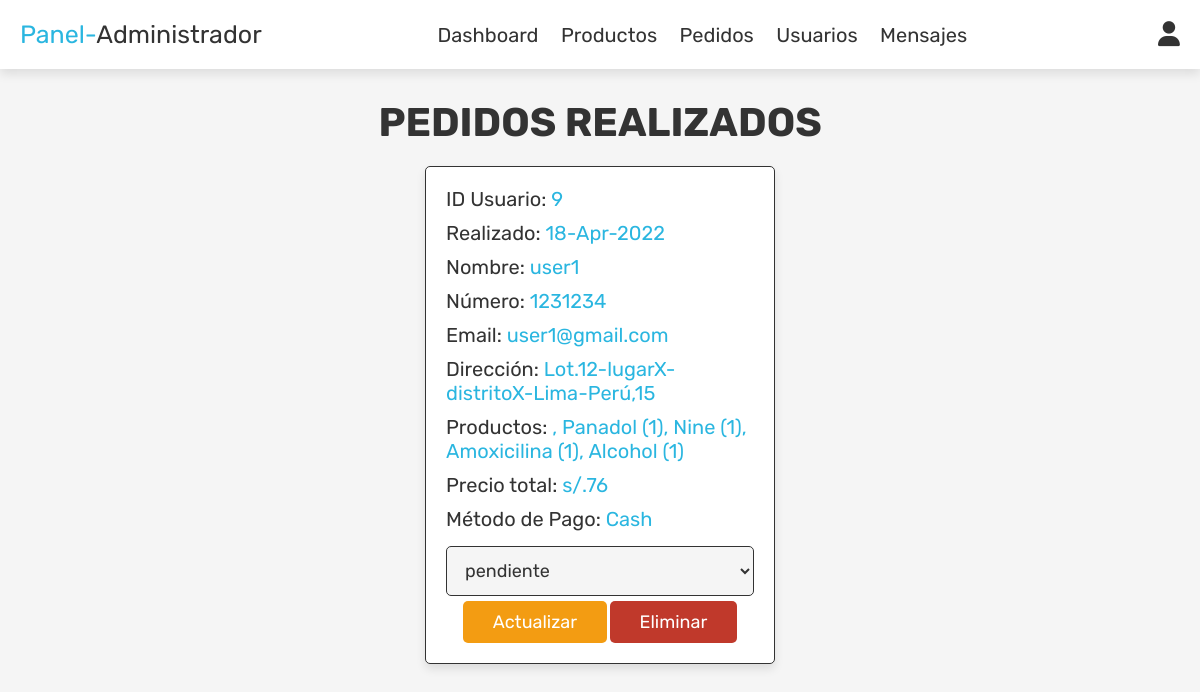
Page /admin_orders.php (signed in) on the earlier database version.
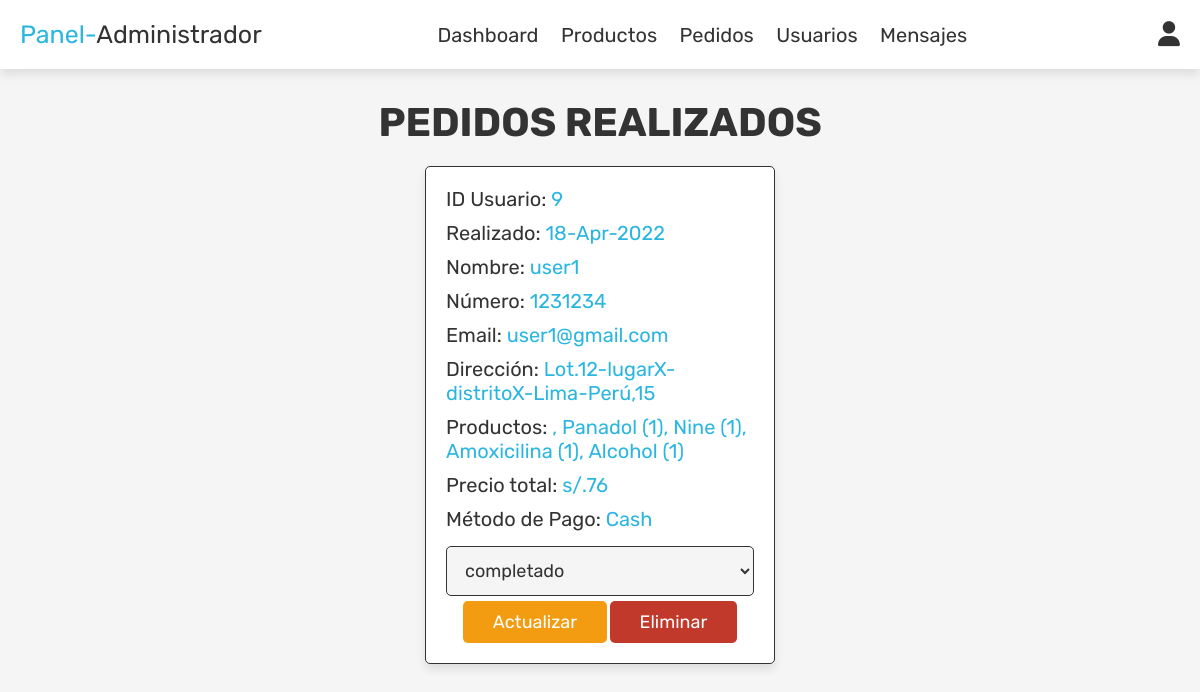
Same page on the later database version.
### tables this page shows
CREATE TABLE `ordenes` (
  `id` int(11) NOT NULL,
  `user_id` int(11) NOT NULL,
  `name` varchar(30) NOT NULL,
  `number` int(20) NOT NULL,
  `email` varchar(30) NOT NULL,
  `method` varchar(20) NOT NULL,
  `address` varchar(200) NOT NULL,
  `total_products` varchar(200) NOT NULL,
  `total_price` int(20) NOT NULL,
  `placed_on` varchar(30) NOT NULL,
  `payment_status` varchar(20) NOT NULL DEFAULT 'pendiente'
);

### admin_orders.php (the view, shortened to what this page needs)
<?php
    include 'php/conexion_be.php';
?>
<!DOCTYPE html>
<html lang="en">
<head>
    <link rel="stylesheet" href="https://cdnjs.cloudflare.com/ajax/libs/font-awesome/6.0.0/css/all.min.css">
    <link rel="stylesheet" href="./assets/css/styles_admin.css">
</head>
<body>
    <?php include 'admin_header.php'; ?>
    <section class="orders">
        <h1 class="title">Pedidos realizados</h1>
        <div class="box-container">
            <?php
                $select_orders=$conn->prepare("SELECT * FROM ordenes");
                $select_orders->execute();
                if($select_orders->rowCount()>0){
                    while($row=$select_orders->fetch(PDO::FETCH_ASSOC)){
            ?>
            <div class="box">
                <p>ID Usuario: <span><?php echo $row['user_id'] ?></span></p>
                <p>Realizado: <span><?php echo $row['placed_on'] ?></span></p>
                <p>Nombre: <span><?php echo $row['name'] ?></span></p>
                <p>Número: <span><?php echo $row['number'] ?></span></p>
                <p>Email: <span><?php echo $row['email'] ?></span></p>
                <p>Dirección: <span><?php echo $row['address'] ?></span></p>
                <p>Productos: <span><?php echo $row['total_products'] ?></span></p>
                <p>Precio total: <span>s/.<?php echo $row['total_price'] ?></span></p>
                <p>Método de Pago: <span><?php echo $row['method'] ?></span></p>
                <form action="" method="POST">
                    <select name="update_payment" id="">
                        <option value="" selected disabled><?php echo $row['payment_status'] ?></option>
                    </select>
                    <input type="submit" value="Actualizar" name="update_order" class="option-btn">
                    <a href="admin_orders.php?delete=<?php echo $row['id']; ?>" onclick="return confirm('Eliminar esta orden?')" class="delete-btn">Eliminar</a>
                </form>
            </div>
            <?php
                    }
                }else{
                    echo '<p class="empty">No hay {ordenes realizadas</p>';
                }
            ?>
        </div>
    </section>
</body>
</html>

Differences in the rows shown:
changed ordenes "user1": update_payment "pendiente" → "completado"
